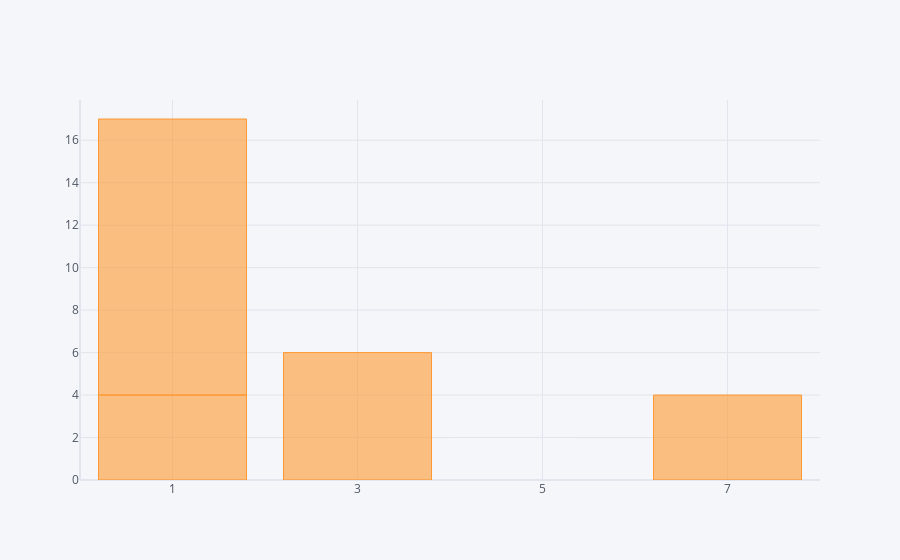

Notebook code for this chart:
### Code cell
a=['x','y','z','s','u']
b=[[1,2,3,4,5],[1,2,3,13,7],[3,2,4,6,7],[7,8,6,4,2]]
dfk=pd.DataFrame(b,columns=a)
dfk.iplot(kind='bar',x='x',y='s')
dfk

### Figure 1 — Plotly figure (JSON) as saved in the notebook; plotly's stock layout.template omitted (floating-point values rounded to 4 significant figures)
{"data": [{"marker": {"color": "rgba(255, 153, 51, 0.6)", "line": {"color": "rgba(255, 153, 51, 1.0)", "width": 1}}, "name": "s", "orientation": "v", "text": "", "type": "bar", "x": [1, 1, 3, 7], "y": [4, 13, 6, 4]}], "layout": {"legend": {"bgcolor": "#F5F6F9", "font": {"color": "#4D5663"}}, "paper_bgcolor": "#F5F6F9", "plot_bgcolor": "#F5F6F9", "title": {"font": {"color": "#4D5663"}}, "xaxis": {"gridcolor": "#E1E5ED", "showgrid": true, "tickfont": {"color": "#4D5663"}, "title": {"font": {"color": "#4D5663"}, "text": ""}, "zerolinecolor": "#E1E5ED"}, "yaxis": {"gridcolor": "#E1E5ED", "showgrid": true, "tickfont": {"color": "#4D5663"}, "title": {"font": {"color": "#4D5663"}, "text": ""}, "zerolinecolor": "#E1E5ED"}}}
